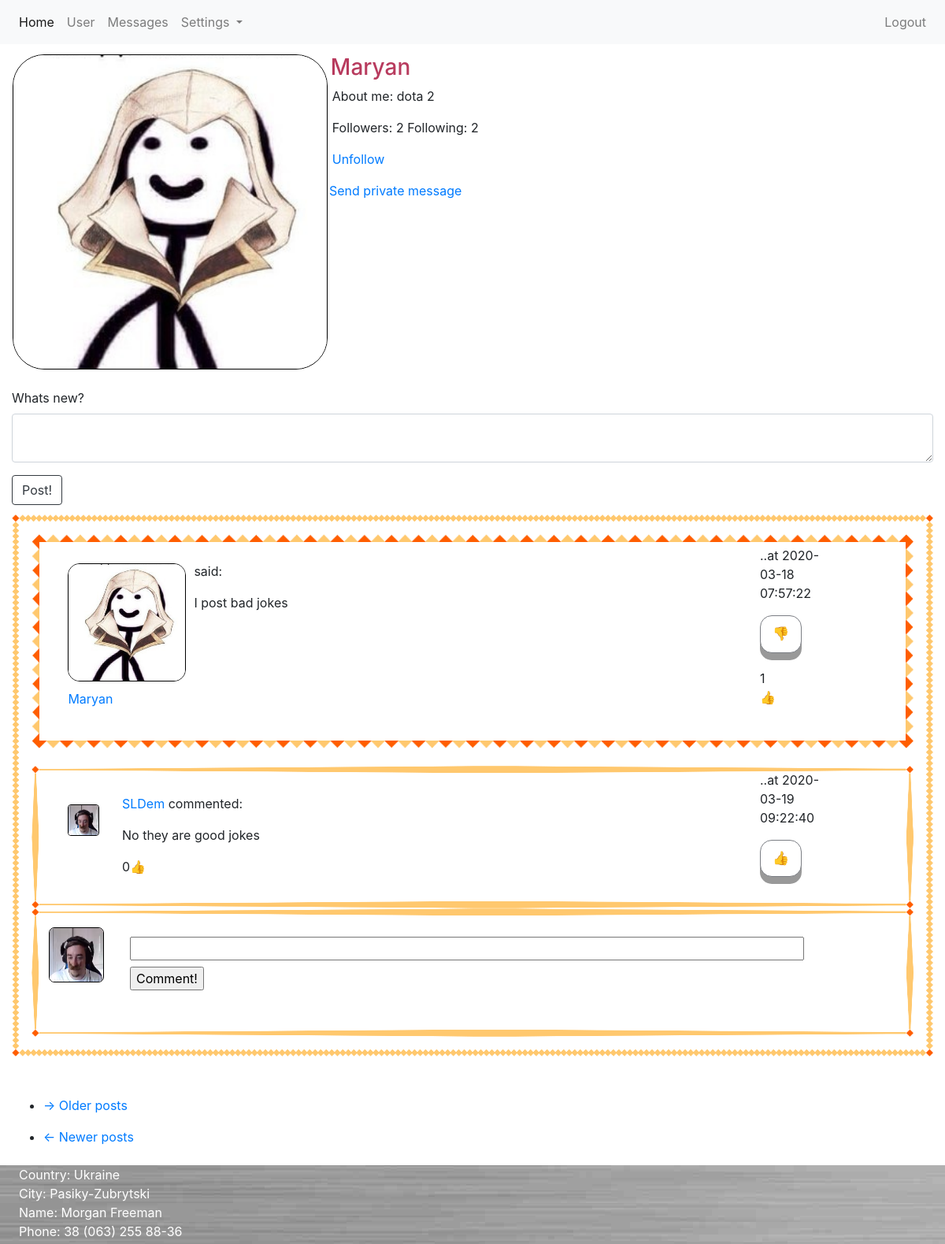
The page /user/Maryan (signed in) on the database its author committed.
### app/models.py (models this page shows, shortened)
class User(UserMixin, db.Model):
    id = db.Column(db.Integer, primary_key=True)
    username = db.Column(db.String(64), index=True, unique=True)
    email = db.Column(db.String(124), index=True, unique=True)
    password_hash = db.Column(db.String(128))
    about_me = db.Column(db.String(1024))
    last_seen = db.Column(db.DateTime, default=datetime.utcnow())
    avatar_set = db.Column(db.Boolean, default=False)
    posts = db.relationship("Post", backref='author', lazy='dynamic')
    comments = db.relationship("Comment", backref='commenter', lazy='dynamic')
    followed = db.relationship(
        'User', secondary=followers,
        primaryjoin=(followers.c.follower_id == id),
        secondaryjoin=(followers.c.followed_id == id),
        backref=db.backref('followers', lazy='dynamic'), lazy='dynamic')
    liked = db.relationship(
        'PostLike',
        foreign_keys='PostLike.user_id',
        backref='user', lazy='dynamic')
    comment_liked = db.relationship(
        'CommentLike',
        foreign_keys='CommentLike.user_id',
        backref='user', lazy='dynamic')
    messages_sent = db.relationship(
        'Message',
        foreign_keys='Message.sender_id',
        backref='author', lazy='dynamic')
    messages_received = db.relationship(
        'Message',
        foreign_keys='Message.recipient_id',
        backref='recipient', lazy='dynamic')
    def is_following(self, user):
        return self.followed.filter(
            followers.c.followed_id == user.id).count() > 0
    def liked_post(self, post):
        return PostLike.query.filter(PostLike.user_id == self.id,
                                     PostLike.post_id == post.id).count() > 0
    def liked_comment(self, comment):
        return CommentLike.query.filter(CommentLike.user_id == self.id,
                                        CommentLike.comment_id == comment.id).count() > 0

class Post(db.Model):
    id = db.Column(db.Integer, primary_key=True)
    body = db.Column(db.String(140))
    timestamp = db.Column(db.DateTime, index=True, default=datetime.utcnow())
    user_id = db.Column(db.Integer, db.ForeignKey('user.id'))
    likes = db.relationship('PostLike', backref='post', lazy='dynamic')
    comments = db.relationship('Comment', backref='comment', lazy='dynamic')

class Comment(db.Model):
    id = db.Column(db.Integer, primary_key=True)
    body = db.Column(db.String(1028))
    timestamp = db.Column(db.DateTime(), default=datetime.utcnow(), index=True)
    post_id = db.Column(db.Integer, db.ForeignKey('post.id'))
    user_id = db.Column(db.Integer, db.ForeignKey('user.id'))
    comment_likes = db.relationship('CommentLike', backref='comment', lazy='dynamic')

### app/routes.py (the view)
@login_required
@app.route('/user/<username>', methods=['POST', 'GET'])
def user(username):
    if current_user.is_authenticated:
        form = PostForm()
        if form.validate_on_submit():
            post = Post(body=form.post.data, author=current_user)
            db.session.add(post)
            db.session.commit()
            flash('Your post has been posted!')
            return redirect(url_for('user', username=current_user.username))
        user = User.query.filter_by(username=username).first_or_404()
        page = request.args.get('page', 1, type=int)
        comments = Comment.query.all()
        posts = user.posts.order_by(Post.timestamp.desc()).paginate(
            page, 8, False)
        next_url = url_for('user', username=user.username, page=posts.next_num) if posts.has_next else None
        prev_url = url_for('user', username=user.username, page=posts.prev_num) if posts.has_prev else None
        return render_template('user.html', title='User Page', user=user, username=current_user.username,
                               posts=posts.items, comments=comments, next_url=next_url, prev_url=prev_url, form=form)
    return redirect(url_for('login'))

### app/forms.py
class PostForm(FlaskForm):
    post = TextAreaField("Whats new?", validators=[DataRequired(), Length(min=1, max=1028)])
    submit = SubmitField('Post!')

### app/models.py (called while the page is built)
@login.user_loader
def load_user(id):
    return User.query.get(int(id))

### app/routes.py (called while the page is built)
@app.before_request
def before_request():
    if current_user.is_authenticated:
        current_user.last_seen = datetime.utcnow()
        db.session.commit()

### app/templates/user.html
{% extends "base.html" %}
{% import "bootstrap/wtf.html" as wtf %}
{% block app_content %}
    <table style="margin-top: 1%; ">
        <tr valign="top" style="width: 100%;">
            <td>
                {% if user.avatar_set %}
                    <img style="border: 1px solid #000; border-radius: 10%;" height="400px" width="400px" src="/static/{{user.username}}.jpg">
                {% else %}
                    <img style="border-style: solid; border-radius: 10%; border-color: black; border-width: 1px; background-color: white;" src="{{ avatars.robohash(user.username, size='400') }}" />
                {% endif %}
            </td>
            <td>
                <h3 style="margin-left: 1%; color: #b83b5e;">{{ user.username }}</h3>
                {% if user.about_me %}
                    <p style="margin-left: 2%; width: 220%;">About me: {{ user.about_me }}</p>
                {% endif %}
                <p style="margin-left: 2%; width: 220%;">Followers: {{ user.followers.count() }} Following: {{ user.followed.count() }}</p>
                {% if user == current_user %}
                    <p style="margin-left: 2%;"></p>
                {% elif not current_user.is_following(user) %}
                    <p style="margin-left: 2%;"><a href="{{ url_for('follow', username=user.username) }}">Follow</a></p>
                {% else %}
                    <p style="margin-left: 2%;"><a href="{{ url_for('unfollow', username=user.username) }}">Unfollow</a></p>
                {% endif %}
                {% if user != current_user %}
                <p>
                    <a href="{{ url_for('private_messages',
                                        recipient=user.username) }}">
                        {{ 'Send private message' }}
                    </a>
                </p>
                {% endif %}
            </td>
        </tr>
    </table>
<div style="margin-top: 2%;">
    {% if form %}
        {{ wtf.quick_form(form, button_map={'submit':'btn btn-outline-dark'}) }}
    {% endif %}
</div>
<div style="margin-top: 1%;">
    {% for post in posts %}
        {% include "_post.html" %}
    {% endfor %}
    <div style="margin-bottom: 2%;">
        <nav aria-label="...">
            <ul>
                <li class="next{% if not next_url %} disabled{% endif %}">
                    <a href="{{ next_url or '#' }}">
                        <span aria-hidden="true">&rarr;</span> Older posts
                    </a>
                </li>
            </ul>
            <ul class="pager">
                <li class="previous{% if not prev_url %} disabled{% endif %}">
                    <a href="{{ prev_url or '#' }}">
                        <span aria-hidden="true">&larr;</span> Newer posts
                    </a>
                </li>
            </ul>
        </nav>
    </div>
</div>
{% endblock %}

### app/templates/base.html (shortened to what this page needs)
<!doctype html>
<html>
    <head>
        <link rel="stylesheet" href="https://stackpath.bootstrapcdn.com/bootstrap/4.4.1/css/bootstrap.min.css">
    </head>
    <body style="height: 937px;">
    <div id="page-container">
        <nav class="navbar navbar-expand-lg navbar-light bg-light">
          <div class="collapse navbar-collapse" id="navbarSupportedContent">
            <ul class="navbar-nav mr-auto">
              <li class="nav-item active">
                <a class="nav-link" href="/home">Home <span class="sr-only">(current)</span></a>
              </li>
              <li class="nav-item">
                <a class="nav-link" href="{{url_for('user', username=current_user.username) }}">User</a>
              </li>
              <li class="nav-item">
                <a class="nav-link" href="{{url_for('messages') }}">Messages</a>
              </li>
              <li class="nav-item dropdown">
                <a class="nav-link dropdown-toggle" href="#" id="navbarDropdown" role="button" data-toggle="dropdown" aria-haspopup="true" aria-expanded="false">
                  Settings
                </a>
              </li>
            </ul>
            <ul class="nav navbar-nav ml-auto">
              {% if current_user.is_anonymous %}
              <li class="nav-item">
                <a class="nav-link" href="/login">Login</a>
              </li>
              {% else %}
              <li class="nav-item">
                <a class="nav-link" href="/logout">Logout</a>
              </li>
              {% endif %}
            </ul>
          </div>
        </nav>
        {% block content %}
            <div class="container-fluid">
                {% block app_content %}{% endblock %}
            </div>
        {% endblock %}
    <div id="main-footer">
        <p style="color: white; margin-left: 2%; margin-bottom: -30px;">
            Country: Ukraine<br>
            City: Pasiky-Zubrytski<br>
            Name: Morgan Freeman<br>
            Phone: 38 (063) 255 88-36
        </p>
    </div>
    </div>
    </body>
</html>

### app/templates/_post.html (shortened to what this page needs)
<div class="post_with_background" style="margin-bottom: 50px;">
    <div class="post">
        <div id="container_post">
            <div id="left_post">
                <div style="position: absolute">
                    <a href="{{ url_for('user', username=post.author.username) }}">
                        {% if post.author.avatar_set %}
                            <img style="border: 1px solid #000; border-radius: 10%;" height="150px" width="150px" src="{{ url_for('static', filename=post.author.username + '.jpg') }}">
                        {% else %}
                            <img style="border-style: solid; border-radius: 10%; border-color: black; border-width: 1px; background-color: white;" src="{{ avatars.robohash(post.author.username, size='150') }}" />
                        {% endif %}
                    </a>
                </div>
                <div style="position: relative; margin-top: 160px;">
                    <a href="{{ url_for('user', username=post.author.username) }}">
                        {{ post.author.username }}
                    </a>
                </div>
            </div>
            <div id="center_post">
                <p>said: </p>
                <p id="post{{ post.id }}">{{ post.body }}</p>
            </div>
            <div id="right_post">
                <p>..at {{post.timestamp.replace(microsecond=0)}}</p>
                {% if current_user.liked_post(post) %}
                    <a href="{{ url_for('like_action', post_id=post.id, action='dislike') }}"><div class="button">&#128078</div></a>
                {% else %}
                    <a href="{{ url_for('like_action', post_id=post.id, action='like') }}"><div class="button">&#128077</div></a>
                {% endif %}
                <p style="width: 11%; margin-top: 20px;">{{ post.likes.count() }}&#128077</p>
            </div>
        </div>
    </div>
    {% for comment in comments %}
        {% if comment in post.comments %}
            {% include "_comment.html" %}
        {% endif %}
    {% endfor %}
    <div id="container_post_comment">
        <div id="left_post_comment">
            {% if current_user.avatar_set %}
                <img class="avatar" height="70px" width="70px" src="{{ url_for('static', filename=current_user.username + '.jpg') }}">
            {% else %}
                <img class="roboavatar" src="{{ avatars.robohash(current_user.username, size='70') }}" />
            {% endif %}
        </div>
        <div class="comment_with_background">
            <div id="right_post_comment">
                <form action="{{ url_for('comment', post_id=post.id) }}" method="post" style="margin-bottom: 4%;">
                <input style="width: 100%; margin-bottom: 1%;" type=text name=comment>
                <input type=submit value=Comment!>
                </form>
            </div>
        </div>
    </div>
</div>

### app/templates/_comment.html
<div class="comment_with_background">
    <div id="container-comment">
        <div id="left_comment">
            <a href="{{ url_for('user', username=comment.commenter.username) }}">
                {% if comment.commenter.avatar_set %}
                    <img class="avatar" height="40px" width="40px" src="{{ url_for('static', filename=comment.commenter.username + '.jpg') }}">
                {% else %}
                    <img class="roboavatar" src="{{ avatars.robohash(comment.commenter.username, size='40') }}" />
                {% endif %}
            </a>
        </div>
        <div id="center_comment">
            <p><a href="{{ url_for('user', username=comment.commenter.username) }}">
                {{ comment.commenter.username }}
            </a>commented: </p>
            <p>{{ comment.body }}</p>
            <p>{{ comment.comment_likes.count() }}&#128077</p>
        </div>
        <div id="right_comment">
            <p>..at {{comment.timestamp.replace(microsecond=0)}}</p>
            {% if current_user.liked_comment(comment) %}
                <a href="{{ url_for('comment_like_action', comment_id=comment.id, action='dislike') }}"><div class="button">&#128078</div></a>
            {% else %}
                <a href="{{ url_for('comment_like_action', comment_id=comment.id, action='like') }}"><div class="button">&#128077</div></a>
            {% endif %}
        </div>
    </div>
</div>

### app/templates/base.html (style rules this page uses)
#container_post { width:100%; height: 190px; margin-bottom: 2%; }
#left_post { float: left; width: 160px; margin-left: 2%; margin-top: 0.1%; }
#center_post { margin: 0 auto; width: 80%; margin-top: 1%; margin-left: 1%; }
#right_post { float: right; width: 100px; margin-right: 70px; margin-top: -100px; }
#left_comment { float: left; width: 30px; margin-left: 2%; margin-top: 22px; }
#center_comment { margin: 0 auto; width: 70%; margin-top: 1%; margin-left: 90px; }
#right_comment { float: right; width: 100px; margin-right: 70px; margin-top: -150px; }
#container_post_comment { width:100%; }
#left_post_comment { float: left; width: 20px; margin-left: 2%; margin-top: 2.7%; }
#right_post_comment { margin: 0 auto; width: 80%; margin-top: 1%; margin-left: 100px; margin-right: 50px; }
#page-container { position: relative; min-height:100%; height: auto !important; height: 100%; padding-bottom: 100px; }
#main-footer { position: absolute; bottom: 0; width: 100%; height: 100px; background: url('/static/footer_bg.jpg'); }
.avatar { margin-top: -30%; border: 1px solid #000; border-radius: 10%; }
.post { border: 10px solid transparent; padding: 15px; border-image: url('/static/border6.png') 15 round; margin-bottom: 2%; }
.post_with_background { border: 10px solid transparent; padding: 15px; border-image: url('/static/border6.png') 30 round; }
.comment_with_background { border: 10px solid transparent; padding: 15px; border-image: url('/static/border6.png') 30 stretch; }
.button { outline: none !important; display: inline-block; padding: 10px 15px; font-size: 17px; cursor: pointer; text-align: center; text-decoration: none; outline: none; color: black !important; background-color: white; border: solid; border-color: #7B7E84; border-width: 1px; border-radius: 15px; box-shadow: 0 9px #999; }

### rows shown on the page
User: username (picture), username "Maryan", about_me "dota 2"
Post: username (picture), author.username "Maryan", body "I post bad jokes", timestamp.replace "2020-03-18 07:57:22", likes.count "1"
Comment: username (picture), commenter.username "SLDem", body "No they are good jokes", comment_likes.count "0", timestamp.replace "2020-03-19 09:22:40"

### other values the page prints
{{ user.followers.count() }} "2"
{{ user.followed.count() }} "2"
{{ 'Send private message' }} "Send private message"
